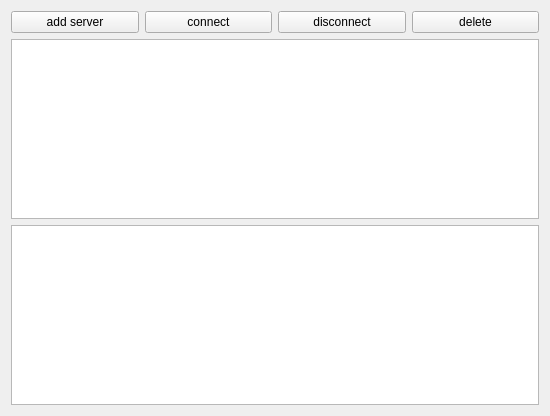
<?xml version="1.0" encoding="UTF-8"?>
<ui version="4.0">
 <class>v2Ui</class>
 <widget class="QWidget" name="v2Ui">
  <property name="geometry">
   <rect>
    <x>0</x>
    <y>0</y>
    <width>550</width>
    <height>416</height>
   </rect>
  </property>
  <property name="windowTitle">
   <string>v2Ui</string>
  </property>
  <layout class="QVBoxLayout" name="verticalLayout_2">
   <item>
    <layout class="QVBoxLayout" name="verticalLayout">
     <item>
      <layout class="QHBoxLayout" name="horizontalLayout">
       <item>
        <widget class="QPushButton" name="pushButton">
         <property name="text">
          <string>add server</string>
         </property>
        </widget>
       </item>
       <item>
        <widget class="QPushButton" name="connectButton">
         <property name="text">
          <string>connect</string>
         </property>
        </widget>
       </item>
       <item>
        <widget class="QPushButton" name="pushButton_2">
         <property name="text">
          <string>disconnect</string>
         </property>
        </widget>
       </item>
       <item>
        <widget class="QPushButton" name="deleteServerButton">
         <property name="text">
          <string>delete</string>
         </property>
        </widget>
       </item>
      </layout>
     </item>
    </layout>
   </item>
   <item>
    <widget class="QListWidget" name="listWidget"/>
   </item>
   <item>
    <widget class="QTextBrowser" name="v2rayOutput"/>
   </item>
  </layout>
 </widget>
 <resources/>
 <connections/>
</ui>
